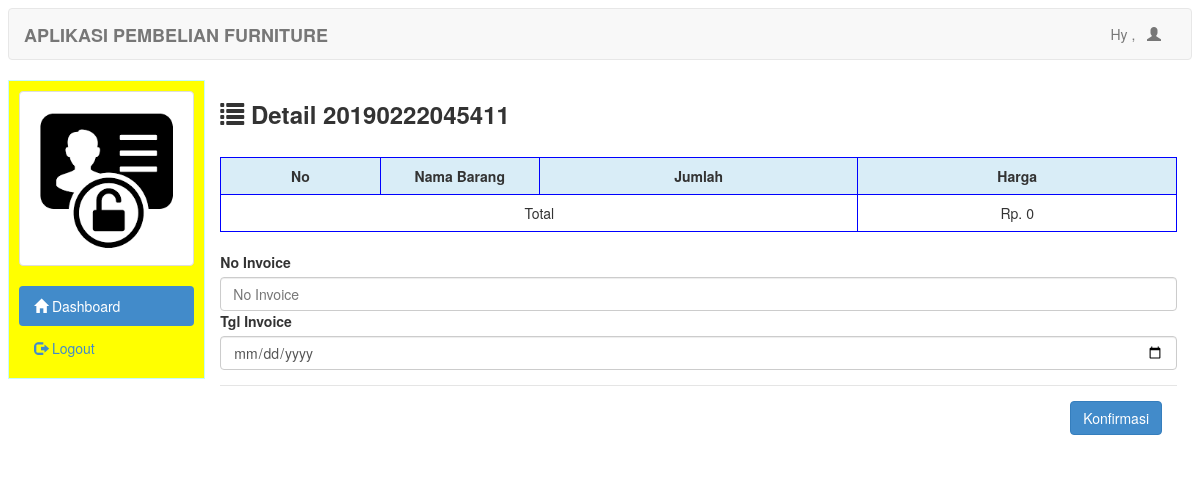
The page /admin/detailpurchase_aco.php?id=20190222045411 on the database as committed earlier.
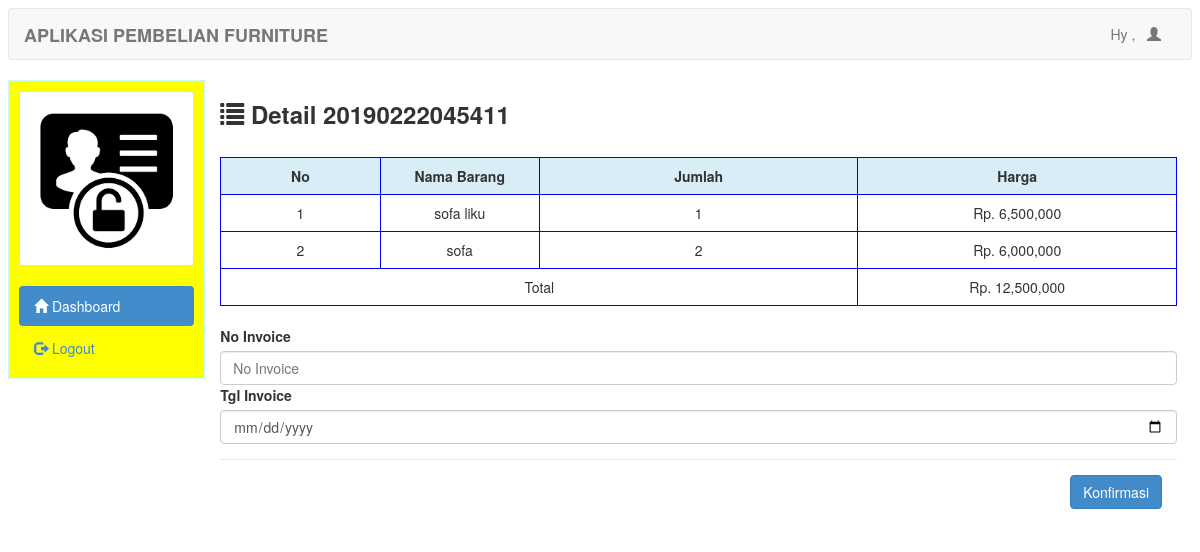
The same page on the database as committed later.
### tables this page shows
CREATE TABLE `detail_request` (
  `no_faktur` varchar(20) NOT NULL,
  `kd_barang` int(11) NOT NULL,
  `jml` int(11) NOT NULL
);

CREATE TABLE `tbl_barang` (
  `kd_barang` int(10) NOT NULL,
  `nama_barang` varchar(50) NOT NULL,
  `satuan` varchar(20) NOT NULL,
  `harga` int(11) NOT NULL
);

### admin/detailpurchase_aco.php (the view)
<?php include 'header.php'; ?>
<h3><span class="glyphicon glyphicon-list"></span><strong> Detail <?php echo $_GET['id'] ?> </strong></h3>
<br/>
<table class="table table-bordered">
	<tr class="info">
		<th class="col-md-1">No</th>
		<th class="col-md-1">Nama Barang</th>
		<th class="col-md-2">Jumlah</th>
		<th class="col-md-2">Harga</th>
	</tr>
	<?php
		$brg=mysql_query("SELECT * FROM detail_request,tbl_barang WHERE detail_request.kd_barang=tbl_barang.kd_barang and no_faktur='$_GET[id]'");
	$no=1;
	while($b=mysql_fetch_array($brg)){
			$total = $b['harga']*$b['jml'];
			@$totalakhir += $total;
		?>
		<tr>
			<td><?php echo $no++ ?></td>
			<td><?php echo $b['nama_barang'] ?></td>
			<td><?php echo $b['jml'] ?></td>
			<td><?php echo "Rp. ".number_format($total) ?></td>
		</tr>
		<?php
	}
	?>
	<tr>
		<td colspan=3>Total</td>
		<td><?php echo "Rp. ".number_format($totalakhir) ?></td>
	</tr>
</table>
<form action="konfirmasipenerimaan.php?id=<?php echo $_GET['id']; ?>" method="post">
					<div class="form-group">
						<label>No Invoice</label>
						<input name="no_invoice" type="text" class="form-control" placeholder="No Invoice">
                        <label>Tgl Invoice</label>
						<input name="tgl_inv" type="date" class="form-control" placeholder="Tgl Invoice">
					</div>
				<div class="modal-footer">
					<input type="submit" name="simpan" class="btn btn-primary" value="Konfirmasi">
				</div>
			</form>
<?php
include 'footer.php';
?>

Rows that differ between the two databases and show on the page:
added detail_request: kd_barang.nama_barang "sofa liku", jml "1", total "6,500,000"
added detail_request: kd_barang.nama_barang "sofa", jml "2", total "6,000,000"
Other text that changed with them:
$totalakhir: "0" → "12,500,000"
